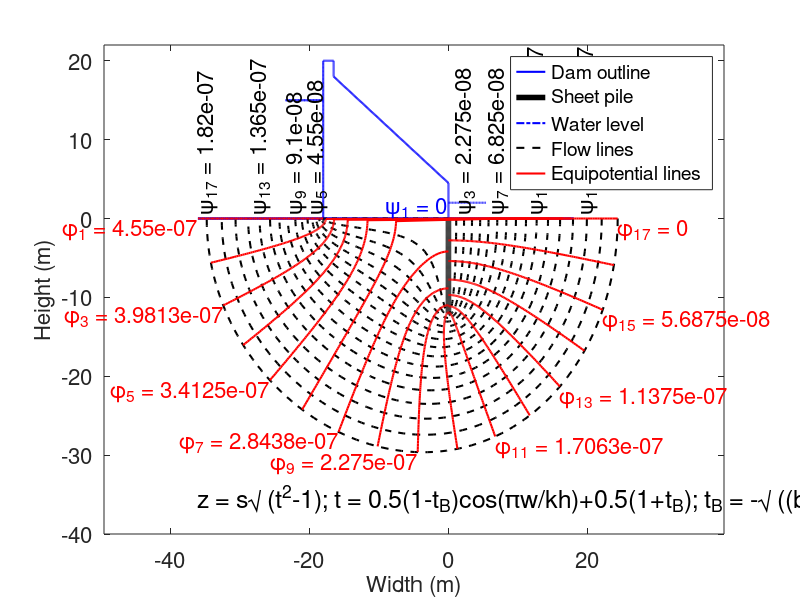

MATLAB code for this plot:
%=========================================================================
% MATLAB script file to draw the flownets of a concrete dam with vertical   
% sheet pile using the conformal mapping technique
% For further details, go to the link below:
% https://github.com/SubhadipN/Conformal_Mapping#seepage-analysis
%=========================================================================
% Prepared by SUBHADIP NASKAR, RESEARCH SCHOLAR, IIT GUWAHATI
%=========================================================================
clear all; clc; warning('off','all')
%=========================================================================
% INPUTS::
a1 = 20; 
a2 = 18; 
a3 = 4.5; 
b1 = 18; 
b2 = 1.5; 
h1 = -15; 
h2 = -2; 
s = 12;
k = 3.5*10^(-8);    % Coefficient of permeability (m/s)
fl = 17;            % Numbers of flow lines (odd number)
yf = 2.00;          % Depth factor: controls the y-axis limit of the plot
xf = 2.75;          % Width factor: controls the x-axis limit of the plot
%=========================================================================
% DERIVED PARAMETERS::
A = [-2*b1 0];B = [-b1 0];C = [0 0];D = [0 -s];F = [b1 0];
h = h1-h2;
%=========================================================================
% PLOT OF THE GIVEN EMBANKMENT DAM::
for i = 1:9
    if i == 1       
        x1 = A(1); 
        y1 = A(2); 
        x2 = F(1); 
        y2 = F(2);
    elseif i == 2   
        x1 = B(1); 
        y1 = B(2); 
        x2 = B(1); 
        y2 = a1;
    elseif i == 3   
        x1 = B(1); 
        y1 = a1; 
        x2 = B(1)+b2; 
        y2 = a1;
    elseif i == 4   
        x1 = B(1)+b2; 
        y1 = a1; 
        x2 = B(1)+b2; 
        y2 = a2;
    elseif i == 5   
        x1 = B(1)+b2; 
        y1 = a2; 
        x2 = C(1); 
        y2 = a3;
    elseif i == 6   
        x1 = C(1); 
        y1 = a3; 
        x2 = C(1); 
        y2 = C(2);
    elseif i == 7   
        x1 = C(1); 
        y1 = C(2); 
        x2 = D(1); 
        y2 = D(2);
    elseif i == 8   
        x1 = B(1); 
        y1 = -h1; 
        x2 = 1.3*B(1); 
        y2 = -h1;
    else            
        x1 = C(1); 
        y1 = -h2; 
        x2 = -0.3*B(1); 
        y2 = -h2;
    end
    if x1 ~= x2
        xx = linspace(x1,x2,200); 
        m = (y2-y1)/(x2-x1); 
        yy = m.*xx-m*x1+y1;
    else
        yy = linspace(y1,y2,200); 
        xx = x1*diag(eye(length(yy)))';
    end
    figure (1); 
    xlim([-xf*b1 0.8*xf*b1]); 
    ylim([-yf*a1 1.1*a1]); 
    set(gca,'FontSize',16); 
    hold on; 
    box on;
    if i <= 6
        if i == 1   
            leg1 = plot(xx,yy,'b','linewidth',1.5);     
        end
        plot(xx,yy,'b','linewidth',1.5)
    elseif i == 7   
        leg2 = plot(xx,yy,'k','linewidth',4);
    else
        if i == 8   
            leg3 = plot(xx,yy,'b-.','linewidth',1.5);   
        end
        plot(xx,yy,'b-.','linewidth',1.5)
    end
end
%=========================================================================
% FLOW LINES IN W-PLANE::
f = 0.4; 
ls = 100; 
x = linspace(-k*h,0,fl); 
y = linspace(0,-f*k*h,fl);
for ii = 1:fl
    % '||' to x-axis
    xx = linspace(0,-k*h,ls); 
    yx = y(ii)*diag(eye(ls)); 
    wx(ii,1:ls) = complex(xx,yx');
    % '||' to y-axis
    xy = x(ii)*diag(eye(ls)); 
    yy = linspace(0,f*k*h,ls); 
    wy(ii,1:ls) = complex(xy',yy); 
end
%=========================================================================
% FLOW LINES IN Z-PLANE::
tb = -sqrt(b1^2+s^2)/s; 
tx = 0.5*(1-tb)*cos(pi.*wx/(k*h))+0.5*(1+tb);
ty = 0.5*(1-tb)*cos(pi.*wy/(k*h))+0.5*(1+tb); 
zx = -s*sqrt(tx.^2-1); 
zy = s*sqrt(ty.^2-1);
zx(1,:) = complex(linspace(0,B(1),ls),0); 
zy(1,:) = complex(linspace(B(1),A(1),ls),0);
sz = size(zx);
for jj = 2:sz(1)
    for kk = 1:sz(2)
        if imag(zx(jj,kk)) >= 0 
            zx(jj,kk) = -complex(real(zx(jj,kk)),imag(zx(jj,kk))); 
        end
        if imag(zy(jj,kk)) >= 0 
            zy(jj,kk) = -complex(real(zy(jj,kk)),imag(zy(jj,kk))); 
        end
    end
end
for jj = 2:sz(1)
    for kk = 1:sz(2)
        rzy = real(zy(jj,kk)); 
        izy = imag(zy(jj,kk)); 
        zy(jj,kk) = complex(-rzy,izy);
    end
end
for ii = 1:fl
    leg4 = plot(real(zx(ii,:)),imag(zx(ii,:)),'k--','linewidth',1.5);
end
for ii = 1:fl
    leg5 = plot(real(zy(ii,:)),imag(zy(ii,:)),'r','linewidth',1.5);
end
xlabel('Width (m)','fontsize',16); 
ylabel('Height (m)','fontsize',16)
legend([leg1 leg2 leg3 leg4 leg5],{'Dam outline','Sheet pile',...
    'Water level','Flow lines','Equipotential lines'},...
    'Location','northeast','fontsize',14);
for ii = 1:2:fl
    t1 = ['\phi_{',num2str(ii),'} = ',num2str(x(ii))]; 
    t2 = ['\psi_{',num2str(ii),'} = ',num2str(y(ii))];
    if ii <= (fl+1)/2
        xc1 = min(real(zy(ii,:))); 
        yc1 = min(imag(zy(ii,:)));
        text(xc1,yc1,t1,'HorizontalAlignment','right',...
            'VerticalAlignment','top','Color','r','fontsize',16)
    else
        xc1 = max(real(zy(ii,:))); 
        yc1 = min(imag(zy(ii,:)));
        text(xc1,yc1,t1,'HorizontalAlignment','left',...
            'VerticalAlignment','top','Color','r','fontsize',16)
    end
    if ii == 1
        text(0.5*B(1),0,t2,'HorizontalAlignment','left',...
            'VerticalAlignment','bottom','Color','b','fontsize',16)
    elseif mod((ii+1)/2,2) == 0
        xc2 = max(real(zx(ii,:)));
        h = text(xc2,0.5,t2,'HorizontalAlignment','left','Color','k',...
            'FontSize',16); 
        set(h,'Rotation',90);
    elseif mod((ii+1)/2,2) == 1
        xc2 = min(real(zx(ii,:)));
        h = text(xc2,0.5,t2,'HorizontalAlignment','left','Color','k',...
            'fontsize',16); 
        set(h,'Rotation',90);
    end
end
t3 = ['z = s\surd {(t^2-1)}; ']; 
t4 = ['t = 0.5(1-t_B)cos(\piw/kh)+0.5(1+t_B); ']; 
t5 = ['t_B = -\surd ((b/s)^2+1)']; 
text(A(1),1.2*min(min(imag(zy))),[t3 t4 t5],'HorizontalAlignment',...
    'left','Color','k','fontsize',18)
%=========================================================================
